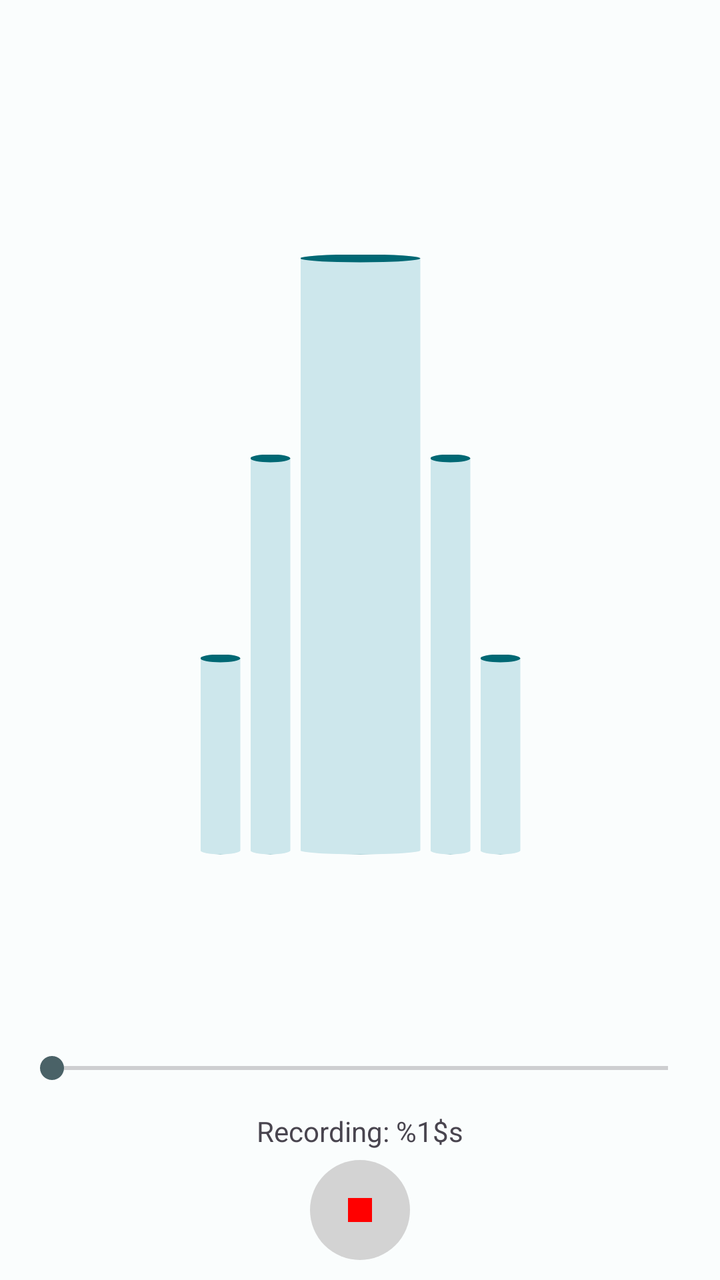
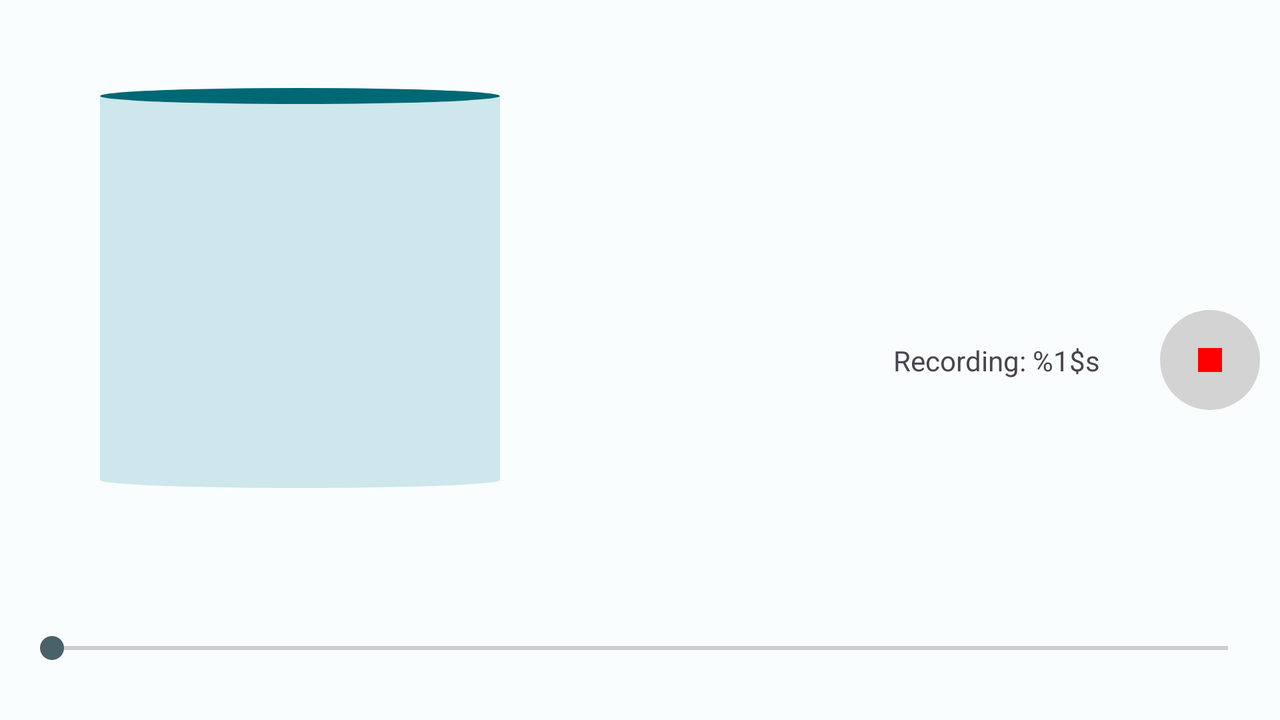

First picture: res/layout/ on a phone held upright. Second picture: the repository's own variant of that layout, on a device whose configuration matches the variant's folder. Source for both follows.
<!-- AndroidManifest.xml: application theme Theme.MemoVocali -->
<!-- res/layout/activity_recording.xml -->
<?xml version="1.0" encoding="utf-8"?>
<androidx.constraintlayout.widget.ConstraintLayout xmlns:android="http://schemas.android.com/apk/res/android"
    xmlns:app="http://schemas.android.com/apk/res-auto"
    xmlns:tools="http://schemas.android.com/tools"
    android:layout_width="match_parent"
    android:layout_height="match_parent"
    tools:context=".RecordingActivity">

    <androidx.constraintlayout.widget.Guideline
        android:layout_width="wrap_content"
        android:layout_height="wrap_content"
        android:id="@+id/guideline"
        android:orientation="horizontal"
        app:layout_constraintGuide_percent="0.80"/>

    <androidx.constraintlayout.utils.widget.ImageFilterButton
        android:id="@+id/button_Stop"
        android:layout_width="50dp"
        android:background="@drawable/image_round"
        android:shape="oval"
        android:layout_height="50dp"
        android:layout_marginBottom="10dp"
        android:contentDescription="@string/stop"
        android:src="@drawable/baseline_stop_24"
        app:layout_constraintBottom_toBottomOf="parent"
        app:layout_constraintEnd_toEndOf="parent"
        app:layout_constraintStart_toStartOf="parent" />

    <androidx.appcompat.widget.AppCompatTextView
        android:layout_width="wrap_content"
        android:layout_height="wrap_content"
        android:id="@+id/textViewRecording"
        android:layout_marginBottom="5dp"
        android:text="@string/Recording"
        app:layout_constraintStart_toStartOf="parent"
        app:layout_constraintEnd_toEndOf="parent"
        app:layout_constraintBottom_toTopOf="@id/button_Stop"/>

    <androidx.appcompat.widget.AppCompatSeekBar
        android:id="@+id/seekBar"
        android:layout_width="match_parent"
        android:layout_height="wrap_content"
        android:layout_margin="10dp"
        android:max="30"
        android:progress="0"
        app:layout_constraintBottom_toTopOf="@id/textViewRecording"
        app:layout_constraintEnd_toEndOf="parent"
        app:layout_constraintStart_toStartOf="parent"
        app:layout_constraintTop_toBottomOf="@id/guideline"/>

    <androidx.appcompat.widget.LinearLayoutCompat
        android:layout_width="wrap_content"
        android:layout_height="wrap_content"
        android:orientation="vertical"
        android:rotation="270"
        android:scaleY="5"
        app:layout_constraintBottom_toTopOf="@id/seekBar"
        app:layout_constraintEnd_toEndOf="parent"
        app:layout_constraintStart_toStartOf="parent"
        app:layout_constraintTop_toBottomOf="@id/textViewTitle">

        <com.google.android.material.progressindicator.LinearProgressIndicator
            android:id="@+id/NoiseLevelIndicator1"
            android:layout_width="100dp"
            android:layout_height="wrap_content"
            android:max="150"
            android:progress="0"
            android:layout_marginStart="5dp"/>

        <com.google.android.material.progressindicator.LinearProgressIndicator
            android:id="@+id/NoiseLevelIndicator2"
            android:layout_width="200dp"
            android:layout_height="wrap_content"
            android:max="150"
            android:scaleY="1"
            android:progress="0"
            android:layout_marginStart="5dp"
            android:layout_marginTop="1dp"
            />

        <com.google.android.material.progressindicator.LinearProgressIndicator
            android:id="@+id/NoiseLevelIndicator3"
            android:layout_width="300dp"
            android:layout_height="wrap_content"
            android:max="150"
            android:progress="0"
            android:scaleY="3"
            android:layout_marginTop="5dp"
            android:layout_marginStart="5dp"
            />

        <com.google.android.material.progressindicator.LinearProgressIndicator
            android:id="@+id/NoiseLevelIndicator4"
            android:layout_width="200dp"
            android:scaleY="1"
            android:layout_height="wrap_content"
            android:max="150"
            android:progress="0"
            android:layout_marginStart="5dp"
            android:layout_marginTop="5dp"
            android:layout_marginBottom="1dp"
            />

        <com.google.android.material.progressindicator.LinearProgressIndicator
            android:id="@+id/NoiseLevelIndicator5"
            android:layout_width="100dp"
            android:layout_height="wrap_content"
            android:max="150"
            android:progress="0"
            android:layout_marginStart="5dp" />

    </androidx.appcompat.widget.LinearLayoutCompat>


    <androidx.appcompat.widget.AppCompatTextView
        android:id="@+id/textViewTitle"
        android:layout_width="wrap_content"
        android:layout_height="wrap_content"
        app:layout_constraintStart_toStartOf="parent"
        app:layout_constraintEnd_toEndOf="parent"
        app:layout_constraintTop_toTopOf="parent"
        android:layout_marginTop="15dp"/>

</androidx.constraintlayout.widget.ConstraintLayout>
<!-- resources referenced by this layout -->
<resources>
  <!-- drawable baseline_stop_24 (drawable) -->
  <vector android:height="24dp" android:tint="#ff0000"
      android:viewportHeight="24" android:viewportWidth="24"
      android:width="24dp" xmlns:android="http://schemas.android.com/apk/res/android">
      <path android:fillColor="@android:color/white" android:pathData="M6,6h12v12H6z"/>
  </vector>
  <!-- drawable image_round (drawable) -->
  <?xml version="1.0" encoding="UTF-8" ?>
  <shape xmlns:android="http://schemas.android.com/apk/res/android"
      android:shape="oval" >
      <solid android:color="#d3d3d3" />
  </shape>
  <string name="Recording">Recording: %1$s</string>
  <string name="stop">Stop</string>
  <color name="md_theme_light_primary">#006874</color>
  <color name="md_theme_light_onPrimary">#FFFFFF</color>
  <color name="md_theme_light_primaryContainer">#97F0FF</color>
  <color name="md_theme_light_onPrimaryContainer">#001F24</color>
  <color name="md_theme_light_secondary">#4A6267</color>
  <color name="md_theme_light_onSecondary">#FFFFFF</color>
  <color name="md_theme_light_secondaryContainer">#CDE7EC</color>
  <color name="md_theme_light_onSecondaryContainer">#051F23</color>
  <color name="md_theme_light_tertiary">#525E7D</color>
  <color name="md_theme_light_onTertiary">#FFFFFF</color>
  <color name="md_theme_light_tertiaryContainer">#DAE2FF</color>
  <color name="md_theme_light_onTertiaryContainer">#0E1B37</color>
  <color name="md_theme_light_error">#BA1A1A</color>
  <color name="md_theme_light_errorContainer">#FFDAD6</color>
  <color name="md_theme_light_onError">#FFFFFF</color>
  <color name="md_theme_light_onErrorContainer">#410002</color>
  <color name="md_theme_light_background">#FAFDFD</color>
  <color name="md_theme_light_onBackground">#191C1D</color>
  <color name="md_theme_light_surface">#FAFDFD</color>
  <color name="md_theme_light_onSurface">#191C1D</color>
  <color name="md_theme_light_surfaceVariant">#DBE4E6</color>
  <color name="md_theme_light_onSurfaceVariant">#3F484A</color>
  <color name="md_theme_light_outline">#6F797A</color>
  <color name="md_theme_light_inverseOnSurface">#EFF1F1</color>
  <color name="md_theme_light_inverseSurface">#2E3132</color>
  <color name="md_theme_light_inversePrimary">#4FD8EB</color>
</resources>
<!-- res/layout-land/activity_recording.xml (the repository's variant of the layout above) -->
<!-- drawn on the phone turned sideways -->
<?xml version="1.0" encoding="utf-8"?>
<androidx.constraintlayout.widget.ConstraintLayout xmlns:android="http://schemas.android.com/apk/res/android"
    xmlns:app="http://schemas.android.com/apk/res-auto"
    xmlns:tools="http://schemas.android.com/tools"
    android:layout_width="match_parent"
    android:layout_height="match_parent"
    tools:context=".RecordingActivity">

    <androidx.constraintlayout.widget.Guideline
        android:layout_width="wrap_content"
        android:layout_height="wrap_content"
        android:id="@+id/guideline"
        android:orientation="horizontal"
        app:layout_constraintGuide_percent="0.80"/>

    <androidx.constraintlayout.utils.widget.ImageFilterButton
        android:id="@+id/button_Stop"
        android:layout_width="50dp"
        android:background="@drawable/image_round"
        android:shape="oval"
        android:layout_height="50dp"
        android:layout_margin="10dp"
        android:contentDescription="@string/stop"
        android:src="@drawable/baseline_stop_24"
        app:layout_constraintBottom_toBottomOf="parent"
        app:layout_constraintEnd_toEndOf="parent"
        app:layout_constraintTop_toTopOf="parent" />

    <androidx.appcompat.widget.AppCompatTextView
        android:layout_width="wrap_content"
        android:layout_height="wrap_content"
        android:id="@+id/textViewRecording"
        android:text="@string/Recording"
        android:layout_margin="30dp"
        app:layout_constraintTop_toTopOf="parent"
        app:layout_constraintEnd_toStartOf="@id/button_Stop"
        app:layout_constraintBottom_toBottomOf="parent"/>

    <androidx.appcompat.widget.AppCompatSeekBar
        android:id="@+id/seekBar"
        android:layout_width="match_parent"
        android:layout_height="wrap_content"
        android:layout_margin="10dp"
        android:max="30"
        android:progress="0"
        app:layout_constraintBottom_toBottomOf="parent"
        app:layout_constraintEnd_toEndOf="parent"
        app:layout_constraintStart_toStartOf="parent"
        app:layout_constraintTop_toBottomOf="@id/guideline"/>

    <com.google.android.material.progressindicator.LinearProgressIndicator
        android:id="@+id/NoiseLevelIndicator"
        android:layout_width="100dp"
        android:layout_height="wrap_content"
        android:layout_margin="100dp"
        android:scaleY="50"
        android:scaleX="2"
        android:rotation="270"
        android:max="150"
        android:progress="0"
        app:layout_constraintStart_toStartOf="parent"
        app:layout_constraintTop_toTopOf="parent"
        app:layout_constraintBottom_toTopOf="@id/guideline"/>

    <androidx.appcompat.widget.AppCompatTextView
        android:id="@+id/textViewTitle"
        android:layout_width="wrap_content"
        android:layout_height="wrap_content"
        app:layout_constraintStart_toEndOf="@id/NoiseLevelIndicator"
        app:layout_constraintEnd_toEndOf="parent"
        app:layout_constraintTop_toTopOf="parent"
        android:layout_margin="15dp"/>

</androidx.constraintlayout.widget.ConstraintLayout>
